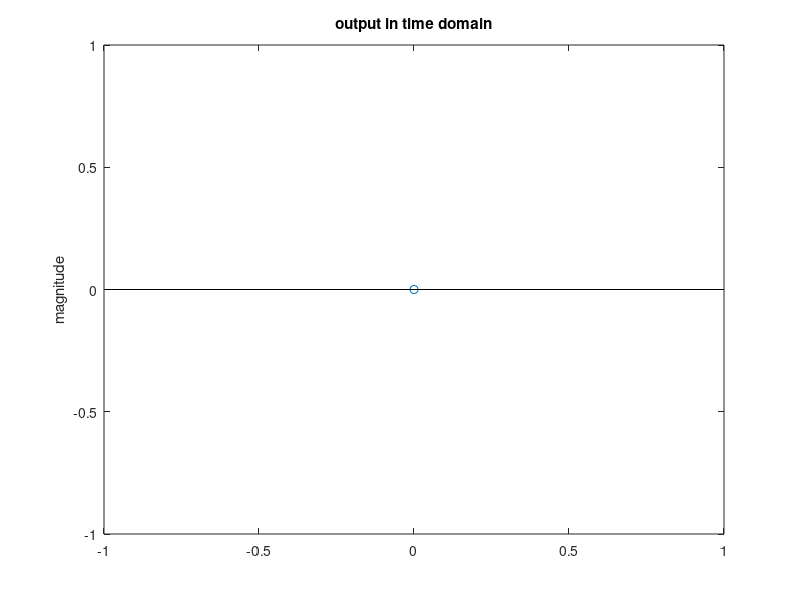

The MATLAB source for this figure:
clc
clear all

x=input("enter the sequence in (frequency domain):");
% x=[10 1-3j 0 1+3j] %---->idft = [3 4 2 1]
% x=[10  -2+2j  -2   -2-2j ] %---> [1 2 3 4]

N=length(x); % we got total no of elements in sample

% for each n loop through k
for n=1:N
    X=0;
    for k=1:N
        X = X+x(k)*exp(i*2*pi*(k-1)*(n-1)/N);
    end
    X1(n)=(X/N); % appending the calculated value for each X[n]
end


X1
[theta,radius]=cart2pol(real(X1),imag(X1));
n=0:(N-1);
figure(3)
stem(n,theta)
title("output in time domain")
ylabel("magnitude")


